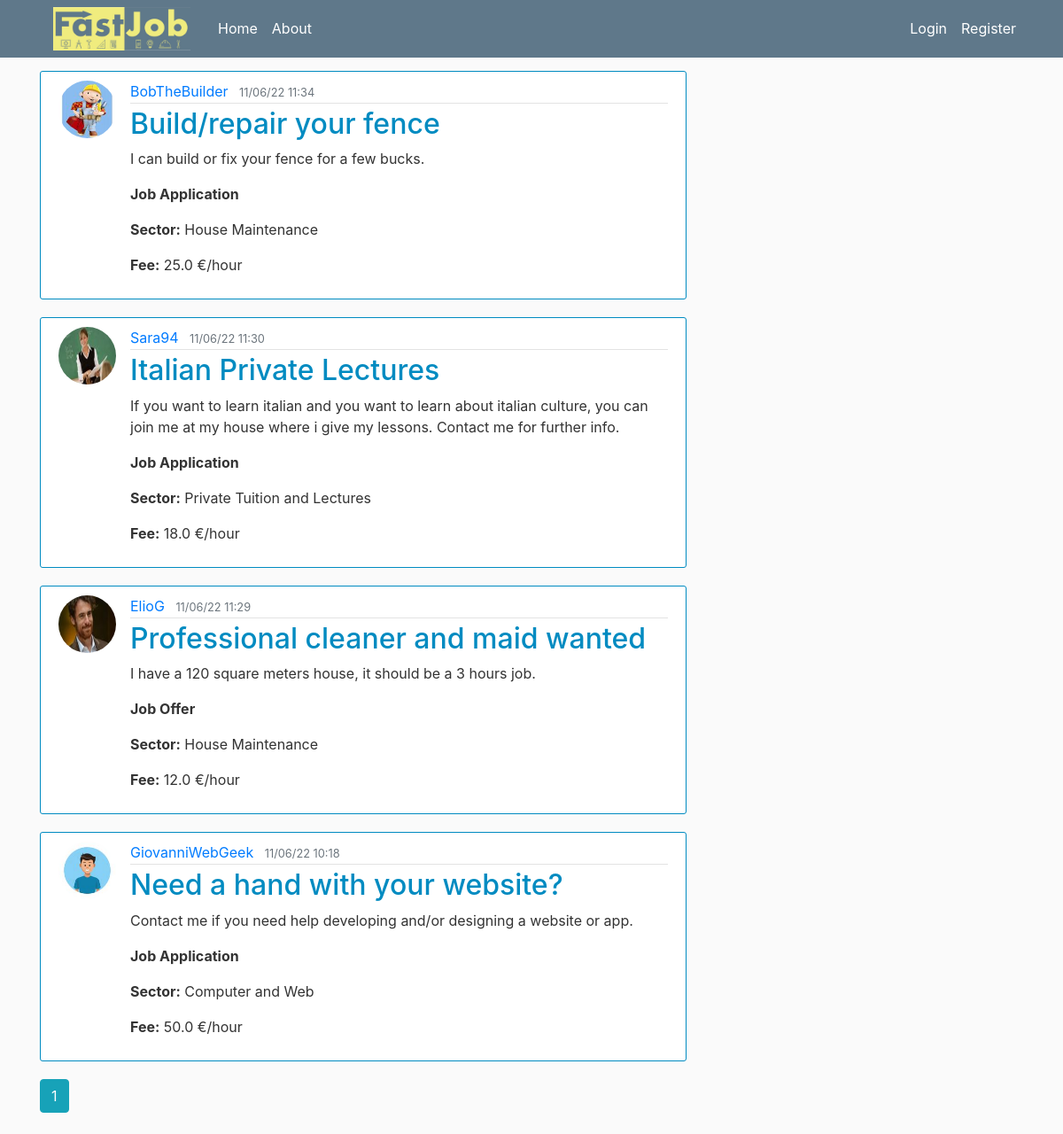
The page /home on the database its author committed.
### fastjob/models.py (models this page shows, shortened)
class Post(db.Model):
    id = db.Column(db.Integer, primary_key=True)
    title = db.Column(db.String(100), nullable=False)
    date_posted = db.Column(db.DateTime, nullable=False, default=dt.utcnow)
    date_job = db.Column(db.Date, nullable=False, default=dt.utcnow)
    content = db.Column(db.Text, nullable=False)
    type = db.Column(db.String(20), nullable=False)
    sector = db.Column(db.String(20), nullable=False)
    price = db.Column(db.Float(12), nullable=False)
    city = db.Column(db.String(20), nullable=False)
    address = db.Column(db.String(100), nullable=False, default='')
    available = db.Column(db.Boolean, nullable=True, default=True)
    post_author_id = db.Column(db.Integer, db.ForeignKey("user.id"))
    post_author = db.relationship("User", back_populates="user_posts")
    post_bookings = db.relationship("Booking", back_populates="booking_post")
    post_comments = db.relationship('Comment', back_populates="comment_post")

class User(db.Model, UserMixin):
    id = db.Column(db.Integer, primary_key=True)
    username = db.Column(db.String(20), unique=True, nullable=False)
    name = db.Column(db.String(20), nullable=False)
    registration_date = db.Column(db.DateTime, nullable=False, default=dt.utcnow)
    email = db.Column(db.String(120), unique=True, nullable=False)
    password = db.Column(db.String(60), nullable=False)
    about_me = db.Column(db.Text, nullable=True)
    phone_num = db.Column(db.String(20), nullable=True)
    paypal_link = db.Column(db.String(40), nullable=True)
    image_file = db.Column(db.String(120), nullable=False, default='default.jpg')
    cv_file = db.Column(db.String(120), nullable=True)
    moderator = db.Column(db.Boolean, nullable=False, default=False)
    user_posts = db.relationship("Post", back_populates="post_author")
    user_bookings = db.relationship("Booking", back_populates="booking_author")
    user_comments = db.relationship('Comment', back_populates="comment_author")
    feedbacks_posted = db.relationship('Feedback', back_populates="feedback_author")
    feedbacks_received = db.relationship('Feedback', back_populates="feedback_receiver")
    """
    # DEPRECATED since v2.00 of 'itsdangerous' package
    def get_reset_token(self, expires_sec=1800):
    s = Serializer(current_app.config['SECRET_KEY'], expires_sec)
    return s.dumps({'user_id': self.id}).decode('utf-8')

    @staticmethod
    def verify_reset_token(token):
        s = Serializer(current_app.config['SECRET_KEY'])
        try:
            user_id = s.loads(token)['user_id']
        except:
            return None
        return User.query.get(user_id)
        """
    def get_reset_token(self, expiration=1800):
        reset_token = jwt.encode(
            {
                "confirm": self.id,
                "exp": datetime.datetime.now(tz=datetime.timezone.utc)
                       + datetime.timedelta(seconds=expiration)
            },
            current_app.config['SECRET_KEY'],
            algorithm="HS256"
        )
        return reset_token
    @staticmethod
    def verify_reset_token(self, token):
        try:
            data = jwt.decode(
                token,
                current_app.config['SECRET_KEY'],
                leeway=datetime.timedelta(seconds=10),
                algorithms=["HS256"]
            )
        except:
            return False
        if data.get('confirm') != self.id:
            return False
        self.confirmed = True
        db.session.add(self)
        return True

### fastjob/main/routes.py (the view)
@main.route("/")
@main.route("/home")
def home():
    page = request.args.get('page', 1, type=int)
    posts = Post.query.filter_by(available=True).order_by(Post.date_posted.desc()).paginate(page=page, per_page=5)
    return render_template('home.html', title='Home', posts=posts)

### fastjob/templates/home.html
{% extends 'layout.html' %}
{% block content %}
    {% for post in posts.items %}
        <article class="media content-section">
            <img class="rounded-circle article-img" src="{{ url_for('static', filename='profile_pics/' + post.post_author.image_file) }}">
            <div class="media-body">
                <div class="article-metadata">
                    <a class="mr-2" href="{{ url_for('users.user_posts', user_id=post.post_author.id) }}">{{ post.post_author.username }}</a>
                    <small class="text-muted">{{ post.date_posted.strftime("%x  %H:%M") }}</small>
                </div>
                <h2><a class="article-title" href="{{ url_for('posts.post', post_id=post.id) }}">{{ post.title }}</a></h2>
                <p class="article-content">{{ post.content }}</p>
                <p class="article-content"><span class="font-weight-bold">Job {{ post.type.capitalize() }}</span> </p>
                <p class="article-content"><span class="font-weight-bold">Sector:</span> {{ post.sector }}</p>
                <p class="article-content"><span class="font-weight-bold">Fee:</span> {{ post.price }} €/hour</p>
            </div>
        </article>
    {% endfor %}
    {% for page_num in posts.iter_pages(left_edge=1, right_edge=1, left_current=1, right_current=2) %}
        {% if page_num %}
            {% if posts.page == page_num %}
                <a class="btn btn-info mb-4" href="{{ url_for('main.home', page=page_num) }}">{{ page_num }}</a>
            {% else %}
                 <a class="btn btn-outline-info mb-4" href="{{ url_for('main.home', page=page_num) }}">{{ page_num }}</a>
            {% endif %}
        {% else %}
            ...
        {% endif %}
    {% endfor %}
{% endblock content %}

### fastjob/templates/layout.html (shortened to what this page needs)
<!DOCTYPE html>
<html>
<head>
    <link rel="stylesheet" href="https://cdnjs.cloudflare.com/ajax/libs/font-awesome/4.7.0/css/font-awesome.min.css">
    <link rel="stylesheet" href="https://stackpath.bootstrapcdn.com/bootstrap/4.3.1/css/bootstrap.min.css">
    <link rel="stylesheet" type="text/css" href="{{ url_for('static', filename='css/main.css') }}" style="width:30px; height:30px">
    <link rel="stylesheet" type="text/css" href="{{ url_for('static', filename='css/bootstrap-datepicker.css') }}" style="width:30px; height:130px">
</head>
<body>
    <header class="site-header">
        <nav class="navbar navbar-expand-md navbar-dark bg-steel fixed-top">
            <div class="container">
                <div class="col-md-2 mr-2">
                    <a href="{{ url_for('main.home') }}"><img class="img-fluid" src="{{ url_for('static', filename='icons/icon.png') }}"></a>
                </div>
                <div class="collapse navbar-collapse" id="navbarToggle">
                    <div class="navbar-nav mr-auto">
                        <a class="nav-item nav-link" href="{{ url_for('main.home') }}">Home</a>
                        <a class="nav-item nav-link" href="{{ url_for('main.about') }}">About</a>
                    </div>
                    <div class="navbar-nav">
                        {% if current_user.is_authenticated %}
                            <a class="nav-item nav-link" href="{{ url_for('posts.new_post') }}">New Post</a>
                            <a class="nav-item nav-link" href="{{ url_for('users.user_posts', user_id=current_user.id) }}">Profile</a>
                            <a class="nav-item nav-link" href="{{ url_for('users.logout') }}">Logout</a>
                        {% else %}
                            <a class="nav-item nav-link" href="{{ url_for('users.login') }}">Login</a>
                            <a class="nav-item nav-link" href="{{ url_for('users.register') }}">Register</a>
                        {% endif %}
                    </div>
                </div>
            </div>
          </nav>
    </header>
    <main role="main" class="container">
      <div class="row">
        <div class="col-md-8">
            {% block content %}{% endblock %}
        </div>
        <div class="col-md-4">
        </div>
      </div>
    </main>
</body>
</html>

### fastjob/static/css/main.css (style rules this page uses)
body { background: #fafafa; color: #333333; margin-top: 5rem; }
h1, h2, h3, h4, h5, h6 { color: #008BC1; }
.bg-steel { background-color: #5f788a; }
.site-header .navbar-nav .nav-link { color: #ffffff; }
.content-section { background: #ffffff; padding: 10px 20px; border: 1px solid #008BC1; border-radius: 3px; margin-bottom: 20px; }
.article-title { color: #008BC1; }
.article-content { white-space: pre-line; }
.article-img { height: 65px; width: 65px; margin-right: 16px; }
.article-metadata { padding-bottom: 1px; margin-bottom: 4px; border-bottom: 1px solid #e3e3e3 }

### rows shown on the page
Post: image_file (picture), post_author.username "BobTheBuilder", date_posted "11/06/22 11:34", title "Build/repair your fence", content "I can build or fix your fence for a few bucks.", type "Application", sector "House Maintenance", price "25.0"
Post: image_file (picture), post_author.username "Sara94", date_posted "11/06/22 11:30", title "Italian Private Lectures", content "If you want to learn italian and you want to learn about italian culture, you can join me at my house where i give my lessons. Contact me for further info.", type "Application", sector "Private Tuition and Lectures", price "18.0"
Post: image_file (picture), post_author.username "ElioG", date_posted "11/06/22 11:29", title "Professional cleaner and maid wanted", content "I have a 120 square meters house, it should be a 3 hours job.", type "Offer", sector "House Maintenance", price "12.0"
Post: image_file (picture), post_author.username "GiovanniWebGeek", date_posted "11/06/22 10:18", title "Need a hand with your website?", content "Contact me if you need help developing and/or designing a website or app.", type "Application", sector "Computer and Web", price "50.0"

### other values the page prints
{{ page_num }} "1"
